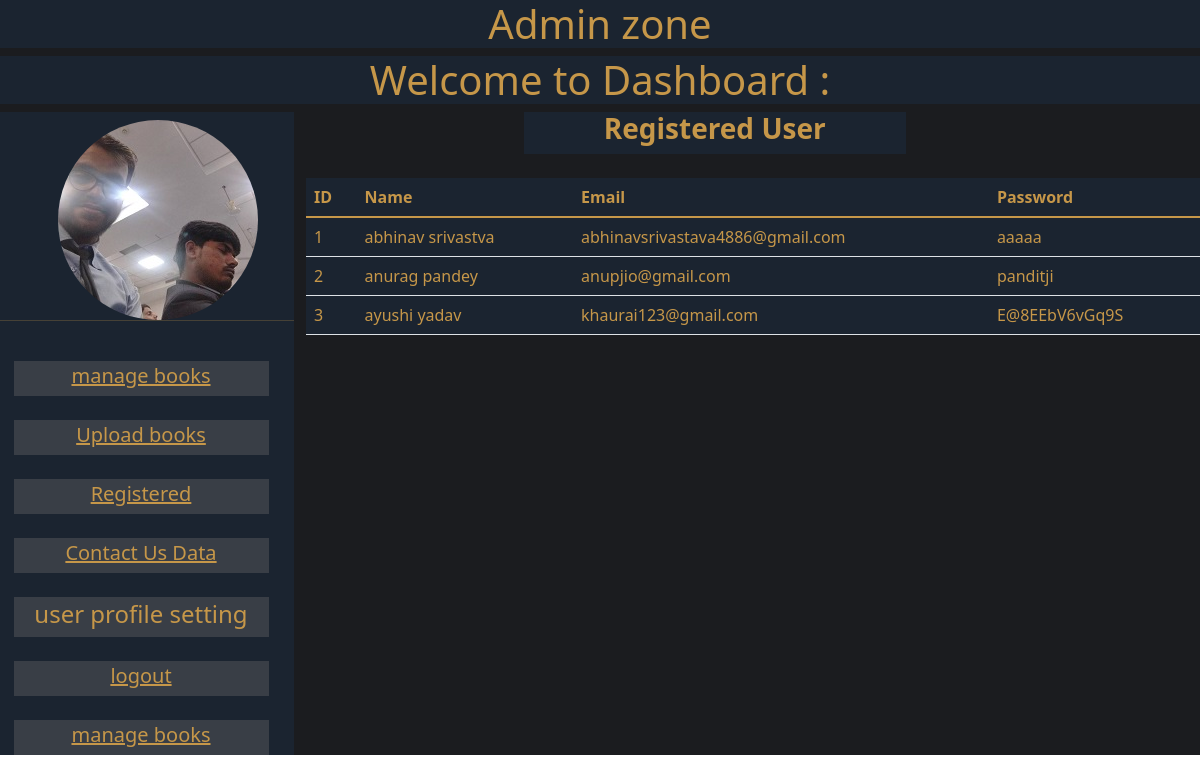
The page /register_data on the database its author committed.
### tables this page shows
CREATE TABLE "Register" (
	"Id" INTEGER NOT NULL, 
	"Name" VARCHAR, 
	"Email" VARCHAR, 
	"Password" VARCHAR, 
	PRIMARY KEY ("Id")
);

### main.py (the view)
@app.route("/register_data")
def register_data():
    conn = engine.connect()
    shows= Register.select()
    result = conn.execute(shows)
    rows = result.fetchall()
    return render_template("register_data.html",data= rows)

### templates/register_data.html
{% extends "admin_panel_template.html" %}
{% block body %}
<div class="col-sm-12">
  <div class="row">
    <div class="col-sm-3"></div>
    <div class="col-sm-5 text-center box-heading ">
      <h3><b> Registered User</b> </h3>
    </div>
    <div class="col-sm-4"></div>
  </div>
</div>
<br/>
    <table class="table box-heading"">
        <thead class="thead" >
          <tr>
            <th scope="col">ID</th>
            <th scope="col">Name</th>
            <th scope="col">Email</th>
            <th scope="col">Password</th>
          </tr>
        </thead>
        <tbody>
            {% for i in data %}
          <tr>
            <td>{{ i[0] }}</td>
            <td>{{ i[1] }}</td>
            <td>{{ i[2] }}</td>
            <td>{{ i[3] }}</td>
          </tr>
          {% endfor %}
        </tbody>
      </table>
{% endblock %}

### static/a-color.css (style rules this page uses)
html,body { max-width:100%; overflow-x: hidden; }
.box-heading { background-color: #1B2430; color:#C69749; }

### rows shown on the page
Register: Id "1", Name "abhinav srivastva", Email "abhinavsrivastava4886@gmail.com", Password "aaaaa"
Register: Id "2", Name "anurag pandey", Email "anupjio@gmail.com", Password "panditji"
Register: Id "3", Name "ayushi yadav", Email "khaurai123@gmail.com", Password "E@8EEbV6vGq9S"
